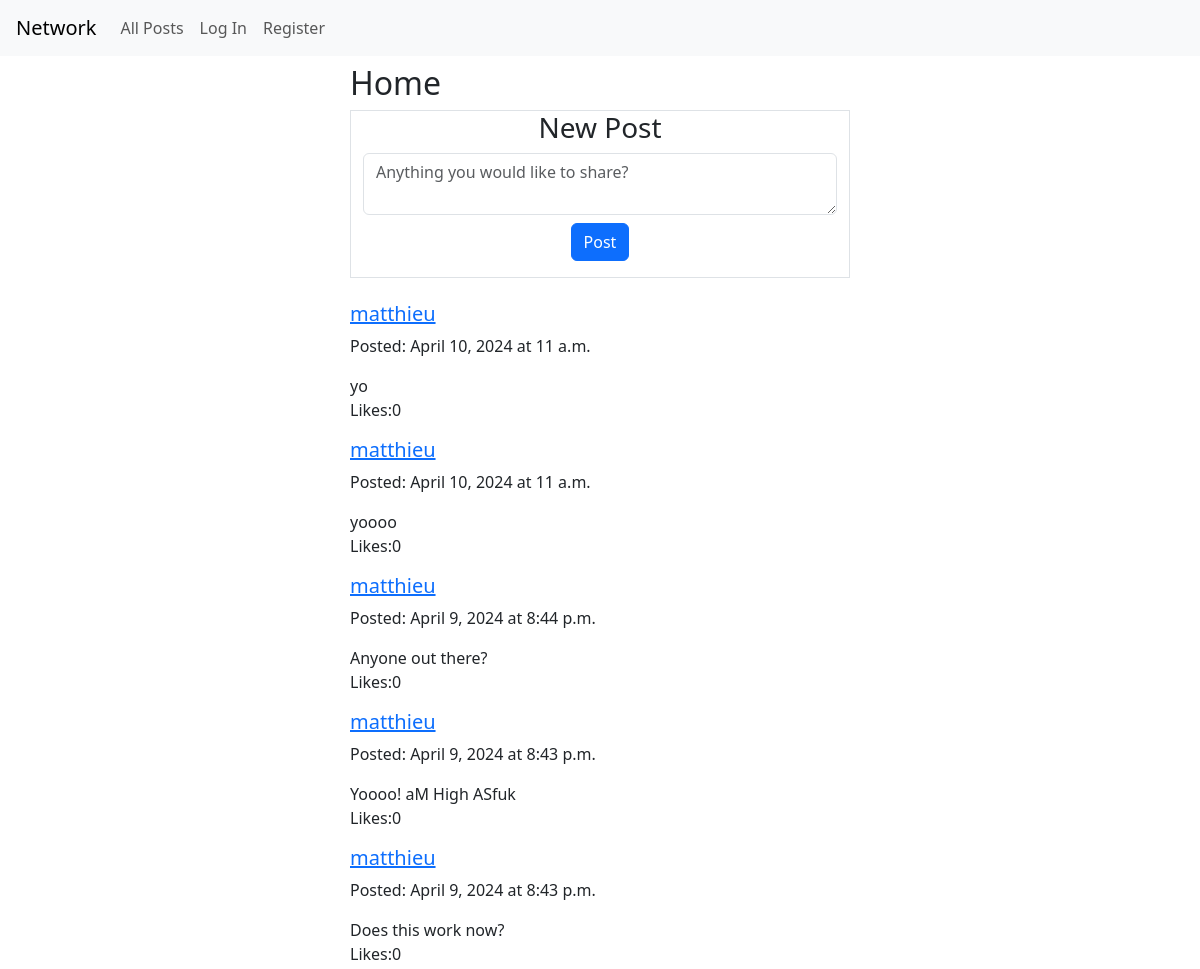
/ (upper part), run on an earlier commit of the app's database.
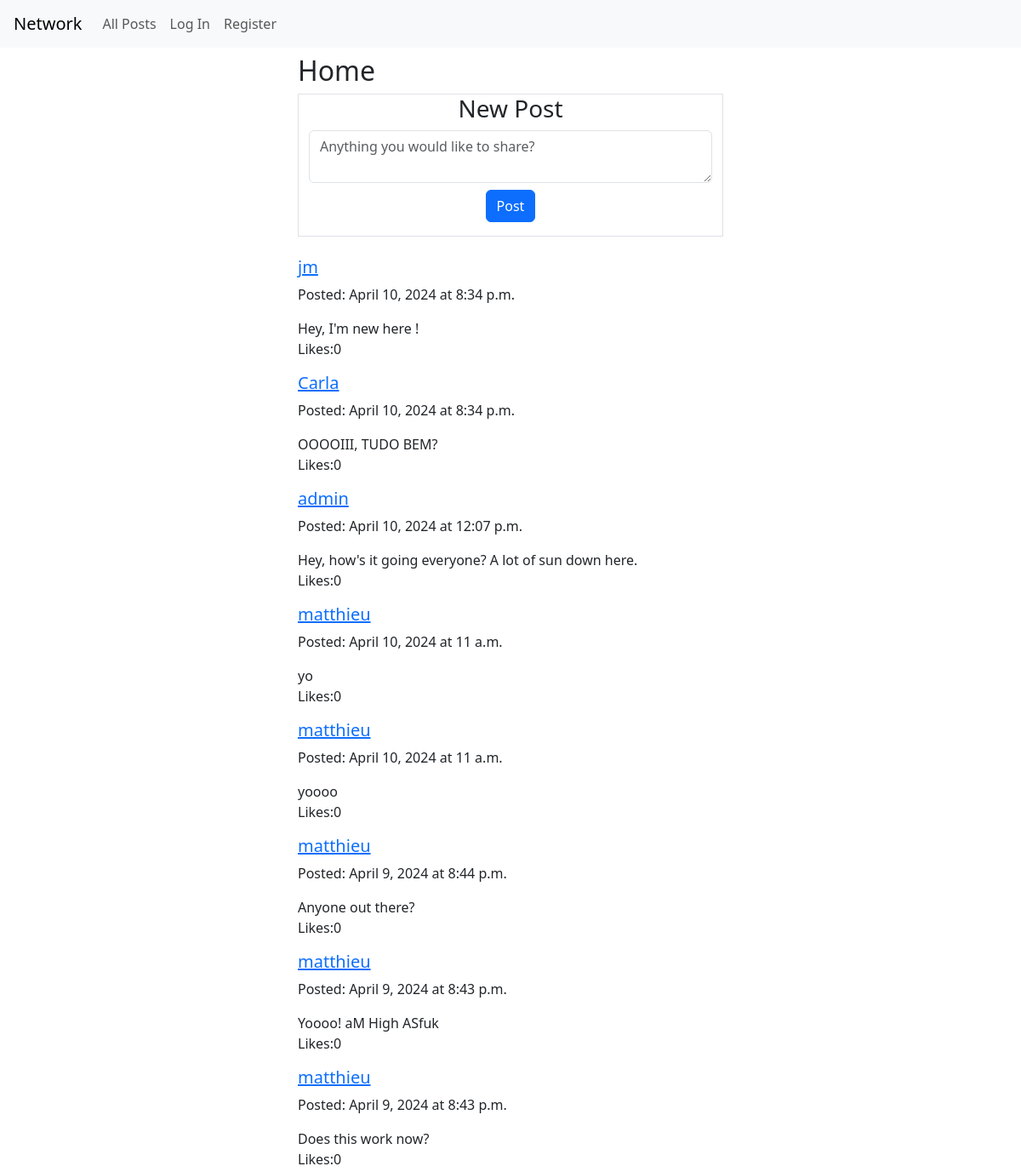
And on a later commit of the database.
### network/models.py (models this page shows, shortened)
class Post(models.Model):
    content = models.TextField(max_length= 500)
    creation_date = models.DateField(default=timezone.now().date())
    creation_time = models.TimeField(default=timezone.now().time())
    user = models.ForeignKey(User, on_delete=models.CASCADE, related_name="posts")

class User(AbstractUser):
    follows = models.ManyToManyField('self', symmetrical=False, related_name='follower', blank=True)
    def __str__(self):
        return self.username

### network/views.py (the view, shortened to what this page needs)
# urls.py: path("", views.index, name="index"),
def index(request):
    posts = Post.objects.order_by("-creation_date", "-creation_time")
    paginator = Paginator(posts, 10)
    pages_total = paginator.count
    if request.GET.get('ajax') == 'True':
        data = json.loads(request.body)
        page_number = data.get("page_number")
        return JsonResponse({"message":"page number received"})
    if request.method == 'GET':
        user = request.user
        postform = PostForm()
        page_number = request.GET.get("page_number", 1)
        return render(request, "network/index.html",{
            "postform":postform,
            "recent_posts":paginator.page(page_number),
            "user":user,
            "paginator":paginator,
            "pages_total":pages_total,
        })

### network/forms.py (shortened to what this page needs)
class PostForm(forms.Form):
    content = forms.CharField(widget=forms.Textarea(attrs={'class': 'form-control mb-2',
                                                            'cols': 10,
                                                            'rows': 2,
                                                            'placeholder' : 'Anything you would like to share?'
                                                            }),
                            max_length= 500)

### network/templates/network/index.html (shortened to what this page needs)
{% extends "network/layout.html" %}
{% block body %}
    <div class ="container-fluid">
        <div class="row justify-content-center text-left-align" >
            <div class="col-5 ms-0 ps-0">
                <h2>Home</h2>
            </div>
        </div>
        <div id="new_post" class="row justify-content-center text-center mb-4 " >
            <div class="col-5 border">
                <h3>New Post</h3>
                <form action="" method="post">
                {{postform.content}}
                    <button type="submit" class="btn btn-primary mb-3" value="Submit">Post</button>
                </form>
            </div>
        </div>
        {% for post in recent_posts %}
            <div class="row justify-content-center text-left-aligned">
                <div class="col-5 ms-0 ps-0">
                    <a href="{{post.user.username}}"><h5 id="{{post.user}}">{{post.user}}</h5></a>
                    <p>Posted: {{post.creation_date}} at {{post.creation_time}}</p>
                    <span class="text-break">{{post.content}}</span>
                    <p>Likes:0</p>
                </div>
            </div>
        {% endfor %}
    </div>
{% endblock %}

### network/templates/network/layout.html (shortened to what this page needs)
{% load static %}
<!DOCTYPE html>
<html lang="en">
    <head>
        <link href="{% static 'network/node_modules/bootstrap/dist/css/bootstrap.min.css' %}" rel="stylesheet">
        <link href="{% static 'network/styles.css' %}" rel="stylesheet">
    </head>
    <body>
        <nav class="navbar navbar-expand-lg navbar-light bg-light mb-2">
            <a class="navbar-brand ms-3" href="#">Network</a>
            <div>
                <ul class="navbar-nav mr-auto">
                <li class="nav-item">
                    <a class="nav-link" href="{% url 'index' %}">All Posts</a>
                </li>
                {% if user.is_authenticated %}
                    <li class="nav-item">
                        <a class="nav-link" href="{% url 'following' %}">Following</a>
                    </li>
                    <li class="nav-item">
                        <a class="nav-link" href="{% url 'logout' %}">Log Out</a>
                    </li>
                {% else %}
                    <li class="nav-item">
                        <a class="nav-link" href="{% url 'login' %}">Log In</a>
                    </li>
                    <li class="nav-item">
                        <a class="nav-link" href="{% url 'register' %}">Register</a>
                    </li>
                {% endif %}
                </ul>
            </div>
            </nav>
        <div class="body">
            {% block body %}
            {% endblock %}
        </div>
    </body>
</html>

What changed in the data, as far as the page shows it:
added Post: user "jm", creation_date "April 10, 2024", creation_time "8:34 p.m.", content "Hey, I'm new here !"
added Post: user "Carla", creation_date "April 10, 2024", creation_time "8:34 p.m.", content "OOOOIII, TUDO BEM?"
added Post: user "admin", creation_date "April 10, 2024", creation_time "12:07 p.m.", content "Hey, how's it going everyone? A lot of sun down here."
